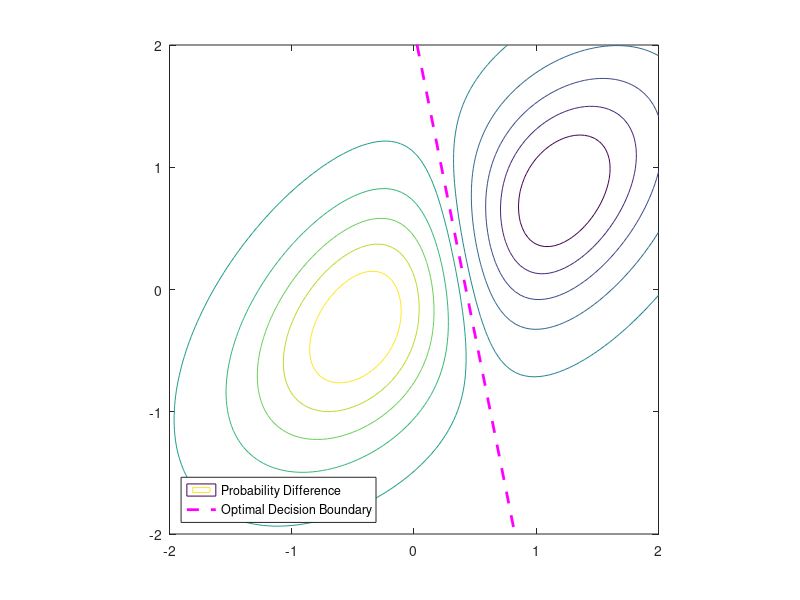

MATLAB code for this plot: (Note: this script raises an error after producing the figure.)

%% Q3
mu1 = [0 0].';
mu2 = [0.75 0.5].';
S = [0.65 0.35;
     0.35 0.65];
x = linspace(-2,2,100);
y = linspace(-2,2,100);
[X, Y] = meshgrid(x,y);
Z = [];
for ii = 1:100
    z1 = mvnpdf([x(ii)*ones(100,1) Y(:,ii)],mu1.',S);
    z2 = mvnpdf([x(ii)*ones(100,1) Y(:,ii)],mu2.',S);
    Z = [Z (z1-z2)];
end
contour(X,Y,Z)
hold on
% Find optimal Decision Boundary
w = S^-1*(mu1-mu2);
x0 = 0.5*(mu1+mu2);
n = cross([0 0 1].',[w;0]);
n = n(1:2)/norm(n);
p1 = x0-n*3; p2 = x0+n*3;
plot([p1(1),p2(1)],[p1(2),p2(2)],'--m','Linewidth',2)
xlim([-2 2]);ylim([-2 2]);
legend('Probability Difference','Optimal Decision Boundary','Location','Southwest')
axis equal
R1 = mvnrnd(mu1, S, 1000);
R2 = mvnrnd(mu2, S, 1000);
% Distributions estimation
muhat1 = 1/length(R1)*sum(R1);
muhat2 = 1/length(R2)*sum(R2);
murep1 = repmat(muhat1,1000,1);
murep2 = repmat(muhat2,1000,1);
Sigmahat1 = (R1-murep1).'*(R1-murep1)/999;
Sigmahat2 = (R2-murep2).'*(R2-murep2)/999;

% Optimal Decision Based on Estimates
Sigmahat = (Sigmahat1+Sigmahat2)/2;
w = Sigmahat^-1*(muhat1-muhat2);
x0 = 0.5*(muhat1+muhat2);
n = cross([0 0 1].',[w;0]);
n = n(1:2)/norm(n);
p1 = x0-n*3; p2 = x0+n*3;
plot([p1(1),p2(1)],[p1(2),p2(2)],'--r','Linewidth',2)
xlim([-2 2]);ylim([-2 2]);